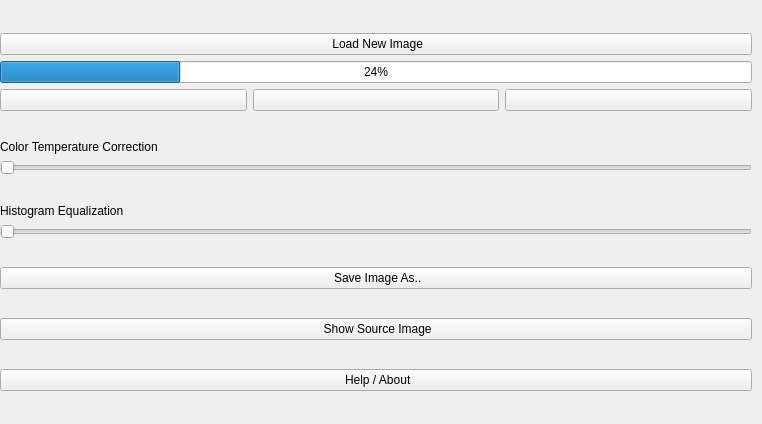
<?xml version="1.0" encoding="UTF-8"?>
<ui version="4.0">
 <class>MainWindow</class>
 <widget class="QWidget" name="MainWindow">
  <property name="geometry">
   <rect>
    <x>0</x>
    <y>0</y>
    <width>762</width>
    <height>424</height>
   </rect>
  </property>
  <property name="focusPolicy">
   <enum>Qt::WheelFocus</enum>
  </property>
  <property name="acceptDrops">
   <bool>true</bool>
  </property>
  <property name="windowTitle">
   <string>MainWindow</string>
  </property>
  <layout class="QHBoxLayout" name="horizontalLayout">
   <property name="leftMargin">
    <number>0</number>
   </property>
   <property name="topMargin">
    <number>0</number>
   </property>
   <property name="rightMargin">
    <number>0</number>
   </property>
   <property name="bottomMargin">
    <number>0</number>
   </property>
   <item>
    <layout class="QVBoxLayout" name="verticalLayout">
     <property name="leftMargin">
      <number>0</number>
     </property>
     <property name="topMargin">
      <number>10</number>
     </property>
     <property name="rightMargin">
      <number>10</number>
     </property>
     <property name="bottomMargin">
      <number>10</number>
     </property>
     <item>
      <spacer name="verticalSpacer_6">
       <property name="orientation">
        <enum>Qt::Vertical</enum>
       </property>
       <property name="sizeHint" stdset="0">
        <size>
         <width>20</width>
         <height>40</height>
        </size>
       </property>
      </spacer>
     </item>
     <item>
      <widget class="QPushButton" name="load_btn">
       <property name="text">
        <string> Load New Image</string>
       </property>
      </widget>
     </item>
     <item>
      <widget class="QProgressBar" name="progressBar">
       <property name="value">
        <number>24</number>
       </property>
      </widget>
     </item>
     <item>
      <layout class="QHBoxLayout" name="horizonta_zoom_layout">
       <item>
        <widget class="QPushButton" name="zoom_in_btn">
         <property name="text">
          <string/>
         </property>
        </widget>
       </item>
       <item>
        <widget class="QPushButton" name="zoom_out_btn">
         <property name="text">
          <string/>
         </property>
        </widget>
       </item>
       <item>
        <widget class="QPushButton" name="reset_view_btn">
         <property name="text">
          <string/>
         </property>
        </widget>
       </item>
      </layout>
     </item>
     <item>
      <spacer name="verticalSpacer">
       <property name="orientation">
        <enum>Qt::Vertical</enum>
       </property>
       <property name="sizeHint" stdset="0">
        <size>
         <width>20</width>
         <height>40</height>
        </size>
       </property>
      </spacer>
     </item>
     <item>
      <widget class="QLabel" name="ct_label">
       <property name="enabled">
        <bool>true</bool>
       </property>
       <property name="sizePolicy">
        <sizepolicy hsizetype="Preferred" vsizetype="Minimum">
         <horstretch>0</horstretch>
         <verstretch>0</verstretch>
        </sizepolicy>
       </property>
       <property name="text">
        <string>Color Temperature Correction</string>
       </property>
      </widget>
     </item>
     <item>
      <widget class="QSlider" name="color_cor_slider">
       <property name="orientation">
        <enum>Qt::Horizontal</enum>
       </property>
      </widget>
     </item>
     <item>
      <spacer name="verticalSpacer_2">
       <property name="orientation">
        <enum>Qt::Vertical</enum>
       </property>
       <property name="sizeHint" stdset="0">
        <size>
         <width>20</width>
         <height>40</height>
        </size>
       </property>
      </spacer>
     </item>
     <item>
      <widget class="QLabel" name="eq_label">
       <property name="text">
        <string>Histogram Equalization</string>
       </property>
      </widget>
     </item>
     <item>
      <widget class="QSlider" name="hist_eq_slider">
       <property name="orientation">
        <enum>Qt::Horizontal</enum>
       </property>
      </widget>
     </item>
     <item>
      <spacer name="verticalSpacer_3">
       <property name="orientation">
        <enum>Qt::Vertical</enum>
       </property>
       <property name="sizeHint" stdset="0">
        <size>
         <width>20</width>
         <height>40</height>
        </size>
       </property>
      </spacer>
     </item>
     <item>
      <widget class="QPushButton" name="save_btn">
       <property name="text">
        <string> Save Image As..</string>
       </property>
      </widget>
     </item>
     <item>
      <spacer name="verticalSpacer_4">
       <property name="orientation">
        <enum>Qt::Vertical</enum>
       </property>
       <property name="sizeHint" stdset="0">
        <size>
         <width>20</width>
         <height>40</height>
        </size>
       </property>
      </spacer>
     </item>
     <item>
      <widget class="QPushButton" name="show_origin_btn">
       <property name="text">
        <string> Show Source Image</string>
       </property>
      </widget>
     </item>
     <item>
      <spacer name="verticalSpacer_5">
       <property name="orientation">
        <enum>Qt::Vertical</enum>
       </property>
       <property name="sizeHint" stdset="0">
        <size>
         <width>20</width>
         <height>40</height>
        </size>
       </property>
      </spacer>
     </item>
     <item>
      <widget class="QPushButton" name="info_btn">
       <property name="text">
        <string> Help / About</string>
       </property>
      </widget>
     </item>
     <item>
      <spacer name="verticalSpacer_7">
       <property name="orientation">
        <enum>Qt::Vertical</enum>
       </property>
       <property name="sizeHint" stdset="0">
        <size>
         <width>20</width>
         <height>40</height>
        </size>
       </property>
      </spacer>
     </item>
    </layout>
   </item>
  </layout>
 </widget>
 <resources/>
 <connections/>
</ui>
